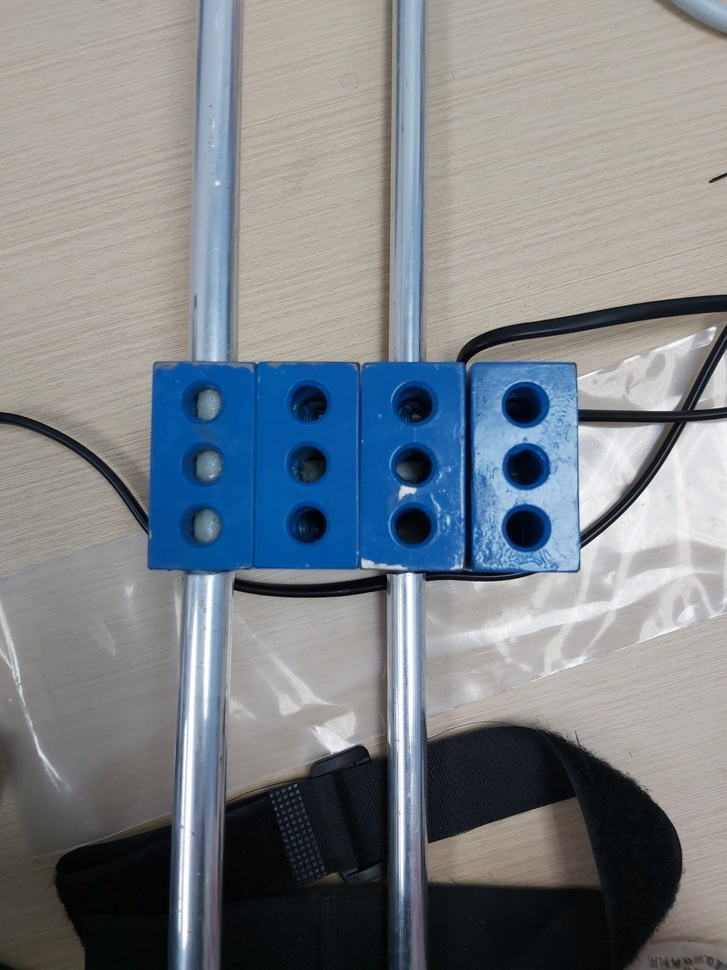
//> input picture resource/3.jpg, 727 x 970 px, shrunk from 3024 x 4032 before the run, given in place of the camera
$ ./12-22w   (built with g++ and OpenCV 4)
//> lines starting //> are read from the running program, lines starting //| are printed output that depends on the picture; after the words box and inside, x2 and y2 are one past the last pixel; in counts of white or black regions, pixels touching at a corner belong together
//> further down, img is the input picture: 970 rows x 727 cols, CV_8UC3; mean B, G, R 135.1, 129.8, 123.9
#include <iostream>
#include <cstring>
#include <algorithm>
#include <ctime>
#include <opencv2/core.hpp>
#include <opencv2/imgproc.hpp>
#include <opencv2/highgui.hpp>
#include <opencv2/videoio.hpp>
using namespace cv;
using namespace std;
Mat getMask(Mat img, Scalar lower, Scalar upper)//extract the mask of the target object
{
//> called with lower = Scalar(100, 120, 60), upper = Scalar(124, 255, 200)
	Mat img_hsv, img_mask;
	cvtColor(img, img_hsv, COLOR_BGR2HSV);
//> img_hsv: 970 rows x 727 cols, CV_8UC3; mean H, S, V 59, 55.7, 142.3
	inRange(img_hsv, lower, upper, img_mask);
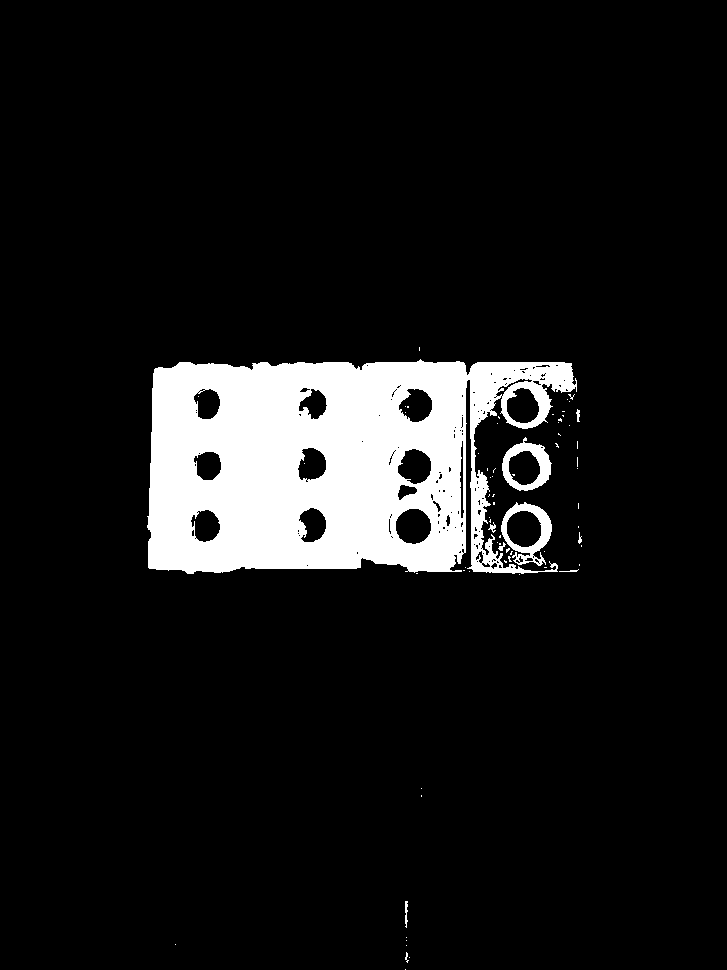
//> img_mask: 970 rows x 727 cols, CV_8UC1; 9.5% white; 69 white regions (59 under 20 px), largest, box (x1, y1, x2, y2) and area: (147, 359, 577, 574) 64329, (501, 502, 552, 566) 1208, (502, 437, 552, 491) 1091
	Mat kernel = getStructuringElement(MORPH_RECT, Size(3, 3));
	morphologyEx(img_mask, img_mask, MORPH_OPEN, kernel);
	erode(img_mask, img_mask, kernel);
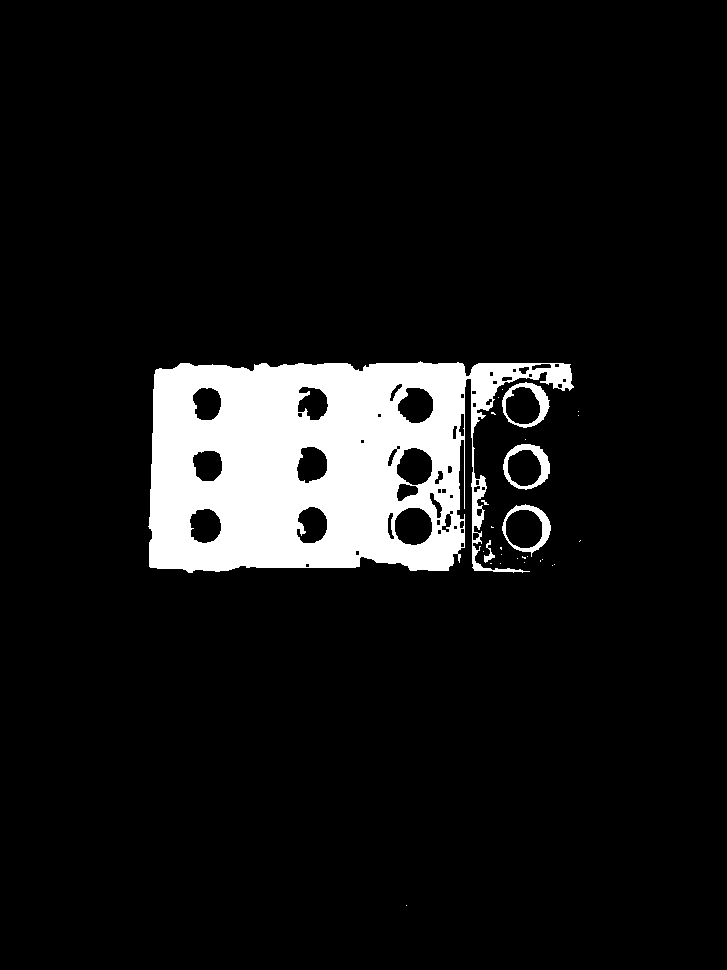
//> img_mask: 970 rows x 727 cols, CV_8UC1; 8.5% white; 28 white regions (23 under 20 px)
	return img_mask;
}
RotatedRect getTargetRotatedRect(Mat mask)
{
	vector<vector<Point> > contours;
	findContours(mask, contours,  RETR_EXTERNAL, CHAIN_APPROX_SIMPLE);
//> contours = 28 contours, 23 with area under 20; largest, box (x1, y1, x2, y2) and area: (148, 361, 574, 573) 65940, (502, 504, 551, 557) 1715, (503, 444, 550, 490) 1612, (502, 382, 550, 428) 1588, (484, 540, 495, 563) 57
	RotatedRect max_rect;
	int max_area = -1;
	for (int i = 0; i < contours.size(); i++)
	{
		auto rect = minAreaRect(contours[i]);
		if (rect.size.area() > max_area)
		{
			max_area = rect.size.area();
			max_rect = rect;
		}
	}
//> this loop made 28 passes
//> (max_area, max_rect) on passes 16, 18, 28: (220, centre (489, 551), size (22, 10), angle -90), (2177, centre (526, 527.5), size (46, 47.4), angle -45), (89675, centre (360.5, 466.5), size (211, 425), angle -90)
//> rect on passes 2 to 7: centre (552, 565), size (0, 0), angle -90, centre (554, 564), size (0, 0), angle -90, centre (500, 563), size (0, 0), angle -90, centre (490.5, 563), size (0, 1), angle -90, centre (524, 562), size (0, 0), angle -90, centre (540, 560.5), size (1, 0), angle -90
//> after the loop, max_area = 89675
	return max_rect;
}
Vec2f getOffset(Mat img, Scalar lower, Scalar upper)
{
	Mat mask = getMask(img, lower, upper);
	Rect rect = getTargetRotatedRect(mask).boundingRect();
	double midx = img.cols / 2.0, midy = img.rows / 2.0;
	double rectx = rect.x + rect.width / 2, recty = rect.y + rect.height / 2;
	int offset_x = int(0.5 + rectx - midx), offset_y = int(0.5 + recty - midy);
	return Vec2f(offset_x, offset_y);
}
Vec2f getOffset(Mat img)
{
	return getOffset(img, Scalar(100, 120, 60), Scalar(124, 255, 200));
}
Vec2f getOffsetDraw(Mat img, Scalar lower, Scalar upper)
{
	imshow("Camera", img);
	Mat mask = getMask(img, lower, upper);
	imshow("Mask", mask);
	Rect rect = getTargetRotatedRect(mask).boundingRect();
//> rect = Rect(148, 361, 426, 212)
	Mat img_res = img.clone();
	double midx = img.cols / 2.0, midy = img.rows / 2.0;
//> midx = 363.5; midy = 485
	double rectx = rect.x + rect.width / 2, recty = rect.y + rect.height / 2;
//> rectx = 361; recty = 467
	int offset_x = int(0.5 + rectx - midx), offset_y = int(0.5 + recty - midy);
//> offset_x = -2; offset_y = -17
	rectangle(img_res, rect, Scalar(0, 255, 0), 2);
	circle(img_res, Point2i(rectx, recty), 10, Scalar(0, 0, 255), FILLED);
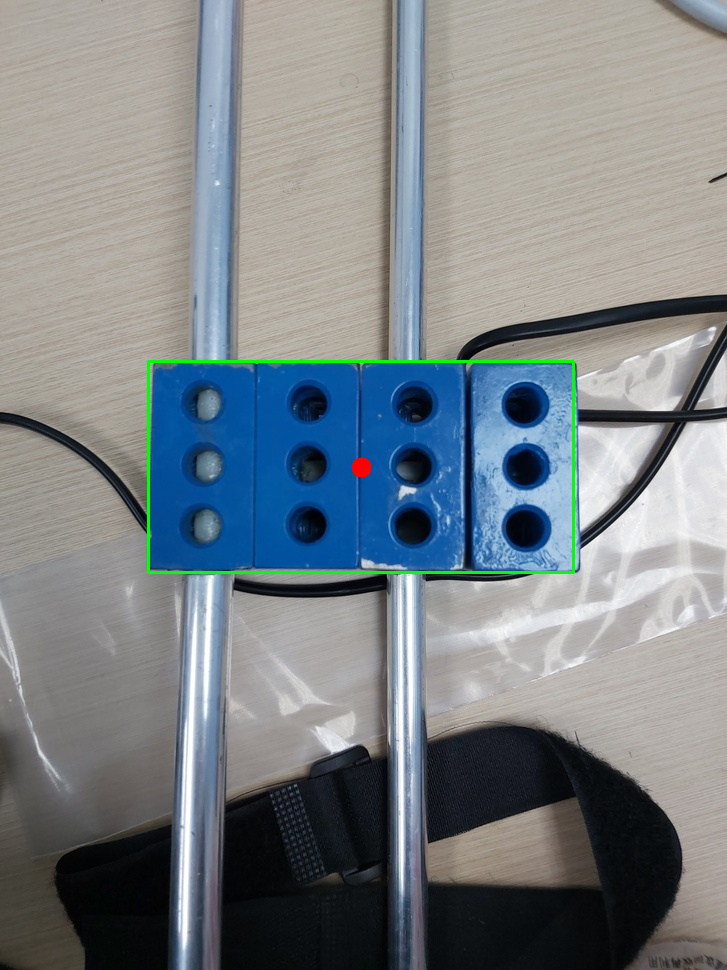
//> img_res: 970 rows x 727 cols, CV_8UC3; mean B, G, R 134.3, 130.4, 123.4
	imshow("Result", img_res);
	return Vec2f(offset_x, offset_y);
}
Vec2f getOffsetDraw(Mat img)
{
	return getOffsetDraw(img, Scalar(100, 120, 60), Scalar(124, 255, 200));
}
int main(int argc, char** argv)
{
	VideoCapture cap;
	VideoWriter writer;
	if (argc > 2)
	{
		cout << "Usage: 12-22a [video]" << endl;
		return 0;
	}
	else if (argc == 2) {cap.open(argv[1]); }
	else {cap.open(0);}
	string name = to_string(time(0));
	Size frame_size(cap.get(CAP_PROP_FRAME_WIDTH), cap.get(CAP_PROP_FRAME_HEIGHT));
	double fps = cap.get(CAP_PROP_FPS);
	int fourcc = cap.get(CAP_PROP_FOURCC);
	cout << "Fourcc: " << fourcc << "\nFPS: " << fps << endl << "Frame Size: " << frame_size << endl;
	writer.open(name + ".mp4", fourcc, fps, frame_size);
	Mat img; int cnt, key;
	while (1) //read and analysis the images
	{
		cap >> img;
		writer << img;
		if (img.empty())
		{
			waitKey(0);
			break;
		}
		cnt++;
		Vec2f offset;
		offset = getOffsetDraw(img);
//> offset = [-2, -17]
		cout <<  offset[0] << ' ' << offset[1] << endl;
//| -2 -17
		if ((key = waitKey(33)) != -1)
//> the Esc key is pressed
		{
			break;
		}
	}
	return 0;
}

$ run again, on resource/4.jpg
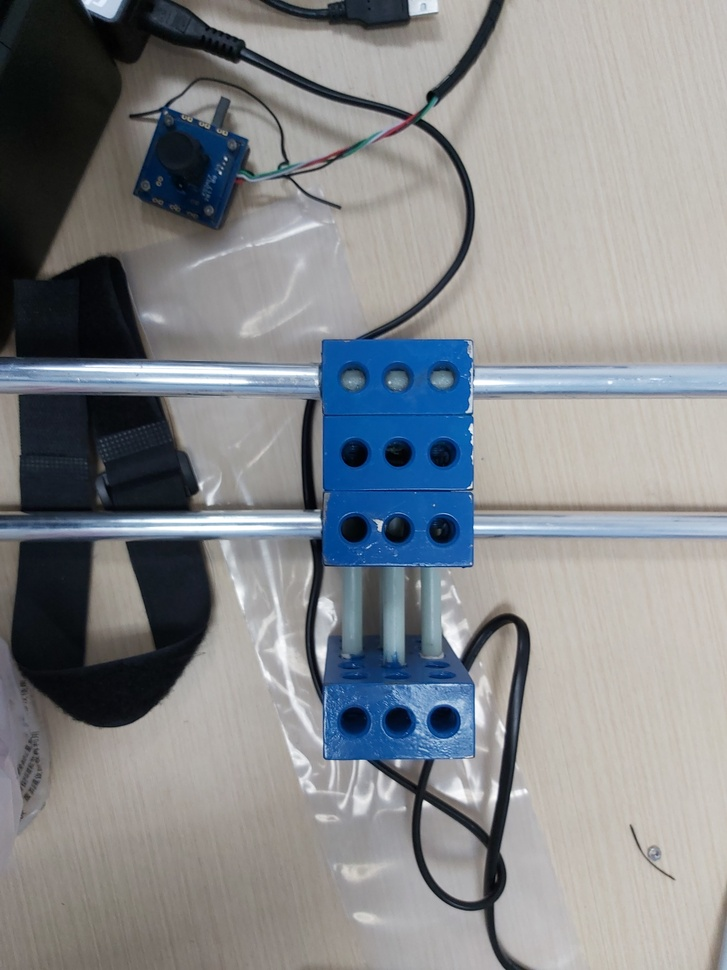
//> input picture resource/4.jpg, 727 x 970 px, shrunk from 3024 x 4032 before the run, given in place of the camera
//> img is the input picture: 970 rows x 727 cols, CV_8UC3; mean B, G, R 138.7, 135.8, 133
//> img_hsv: 970 rows x 727 cols, CV_8UC3; mean H, S, V 55, 43.4, 145.3
//> in getMask, `erode(img_mask, img_mask, kernel);`:
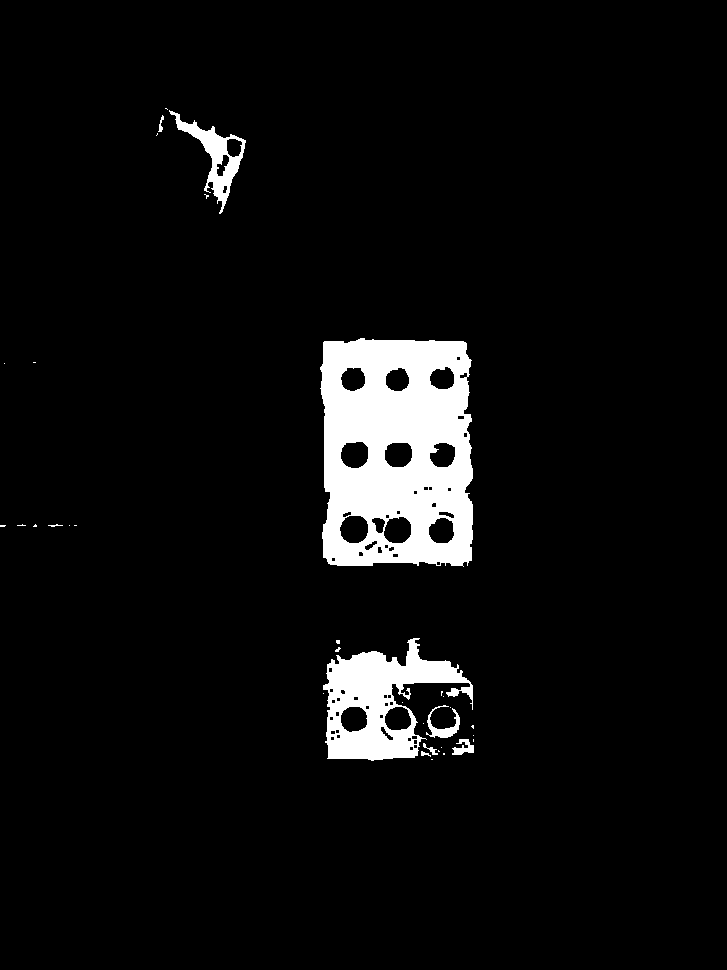
//> img_mask: 970 rows x 727 cols, CV_8UC1; 5.5% white; 34 white regions (25 under 20 px)
//> contours = 34 contours, 27 with area under 20; largest, box (x1, y1, x2, y2) and area: (320, 338, 473, 567) 32308, (323, 638, 473, 761) 9604, (169, 110, 246, 214) 2120, (426, 705, 460, 738) 298, (452, 739, 474, 755) 151, (423, 743, 438, 755) 33, (158, 115, 164, 132) 26
//> the loop in getTargetRotatedRect, `for (int i = 0; i < contours.size(); i++)` made 34 passes
//> (max_area, max_rect) on passes 3, 6, 8, 13, 20, 29: (38, centre (425.5, 753.4), size (4.1, 9.5), angle -83.7), (109, centre (429.6, 749.3), size (6.3, 17.4), angle -63.4), (315, centre (462.5, 746.5), size (15, 21), angle -90), (1056, centre (442.5, 721), size (32, 33), angle -90), (17904, centre (397.4, 698.7), size (150.8, 118.8), angle -4.2), (34628, centre (396.2, 452.1), size (151.3, 228.9), angle -0.5)
//> after the loop in getTargetRotatedRect, `for (int i = 0; i < contours.size(); i++)`: max_area = 34628
//> in getOffsetDraw, `Rect rect = getTargetRotatedRect(mask).boundingRect();`: rect = Rect(319, 336, 155, 233)
//> rectx = 396; recty = 452
//> offset_x = 33; offset_y = -32
//> in getOffsetDraw, `circle(img_res, Point2i(rectx, recty), 10, Scalar(0, 0, 255), FILLED);`:
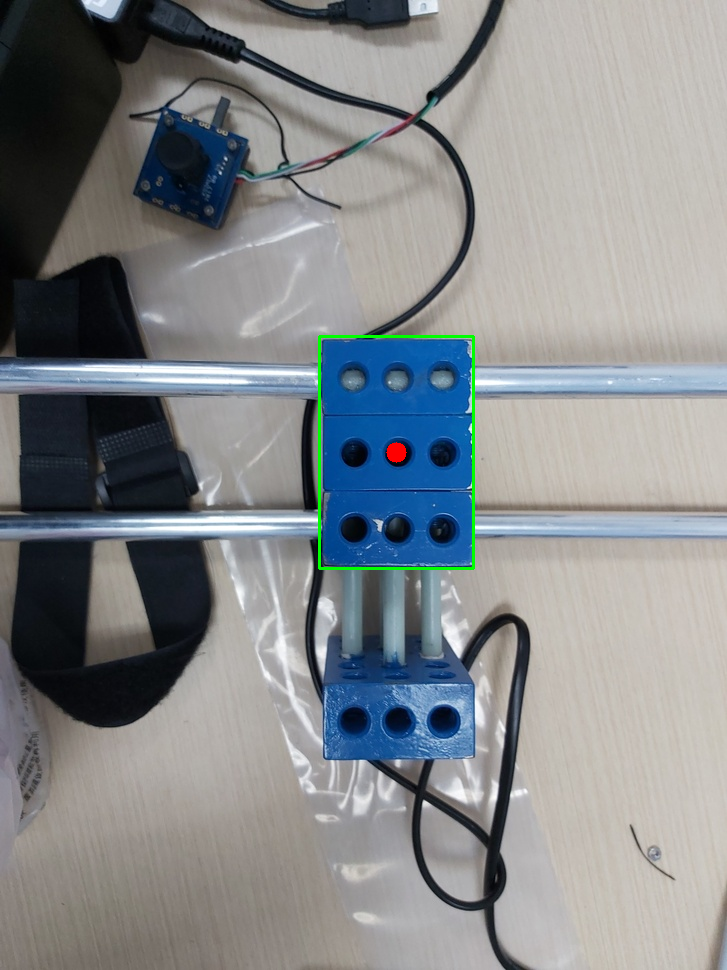
//> img_res: 970 rows x 727 cols, CV_8UC3; mean B, G, R 138.2, 136.2, 132.7
//> offset = [33, -32]
//| 33 -32

$ run again, on resource/5.jpg
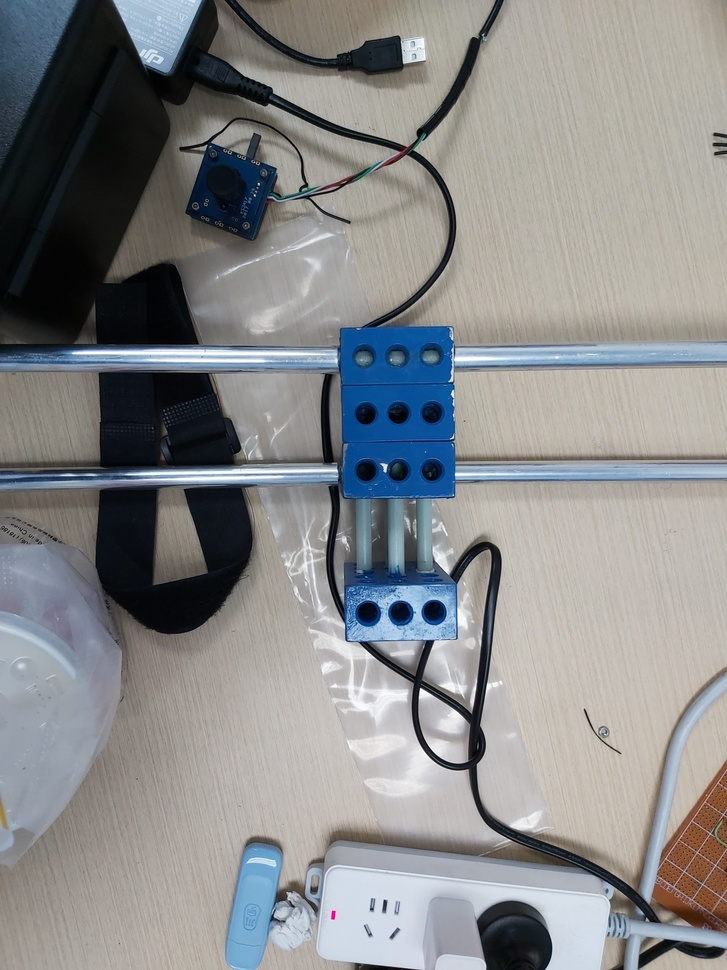
//> input picture resource/5.jpg, 727 x 970 px, shrunk from 3024 x 4032 before the run, given in place of the camera
//> img is the input picture: 970 rows x 727 cols, CV_8UC3; mean B, G, R 137.6, 136.9, 135.9
//> img_hsv: 970 rows x 727 cols, CV_8UC3; mean H, S, V 52.9, 42.1, 146
//> in getMask, `erode(img_mask, img_mask, kernel);`:
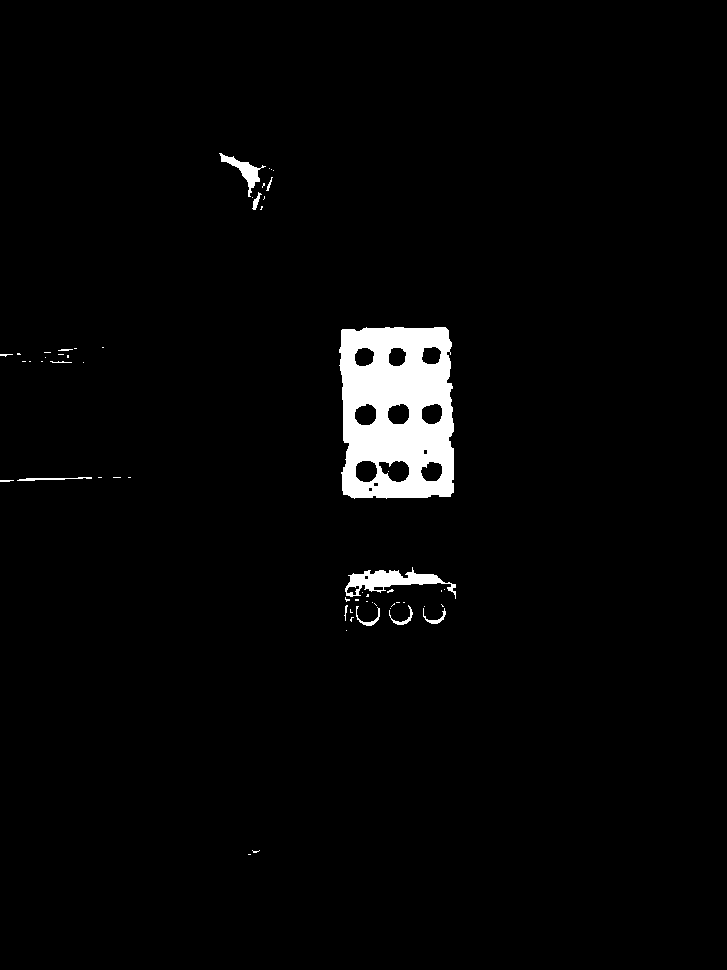
//> img_mask: 970 rows x 727 cols, CV_8UC1; 2.6% white; 57 white regions (43 under 20 px)
//> contours = 56 contours, 48 with area under 20; largest, box (x1, y1, x2, y2) and area: (339, 327, 454, 499) 18194, (345, 567, 456, 599) 1266, (219, 153, 266, 197) 442, (356, 606, 380, 626) 66, (17, 477, 92, 481) 66, (389, 605, 413, 625) 62, (423, 608, 446, 624) 60, (252, 192, 262, 210) 50
//> the loop in getTargetRotatedRect, `for (int i = 0; i < contours.size(); i++)` made 56 passes
//> (max_area, max_rect) on passes 6, 9, 26, 46: (330, centre (434, 615.5), size (15, 22), angle -90), (435, centre (367.2, 615.8), size (18.6, 23.5), angle -87), (3324, centre (400.2, 581.9), size (30.2, 110.2), angle -88.9), (19345, centre (396.3, 412.1), size (112.9, 171.3), angle -1.1)
//> after the loop in getTargetRotatedRect, `for (int i = 0; i < contours.size(); i++)`: max_area = 19345
//> in getOffsetDraw, `Rect rect = getTargetRotatedRect(mask).boundingRect();`: rect = Rect(338, 325, 118, 175)
//> rectx = 397; recty = 412
//> offset_x = 34; offset_y = -72
//> in getOffsetDraw, `circle(img_res, Point2i(rectx, recty), 10, Scalar(0, 0, 255), FILLED);`:
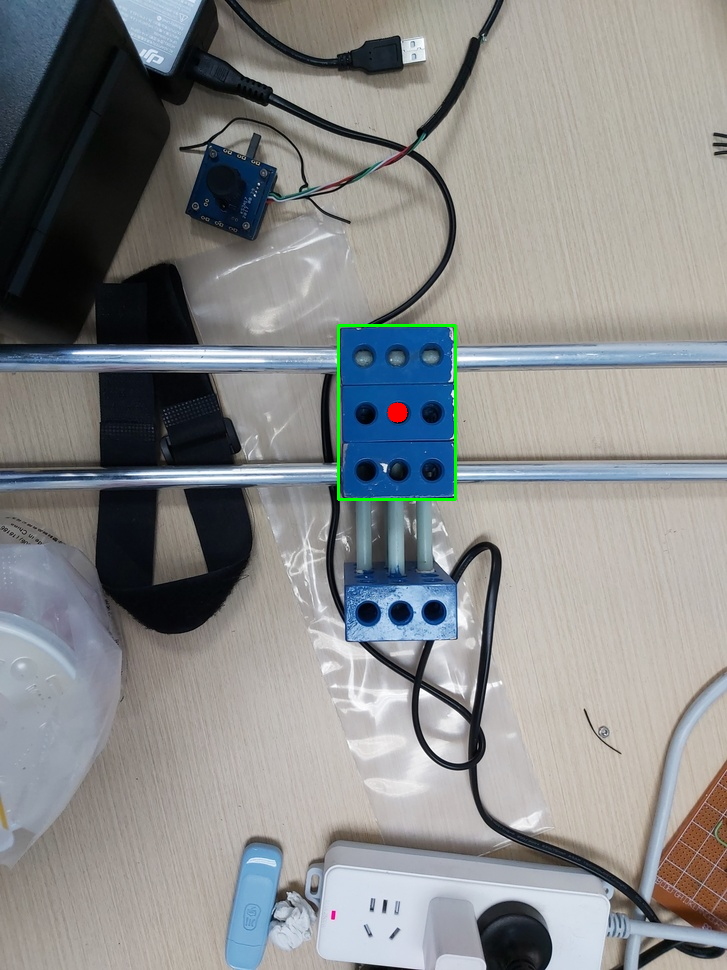
//> img_res: 970 rows x 727 cols, CV_8UC3; mean B, G, R 137.2, 137.3, 135.7
//> offset = [34, -72]
//| 34 -72
